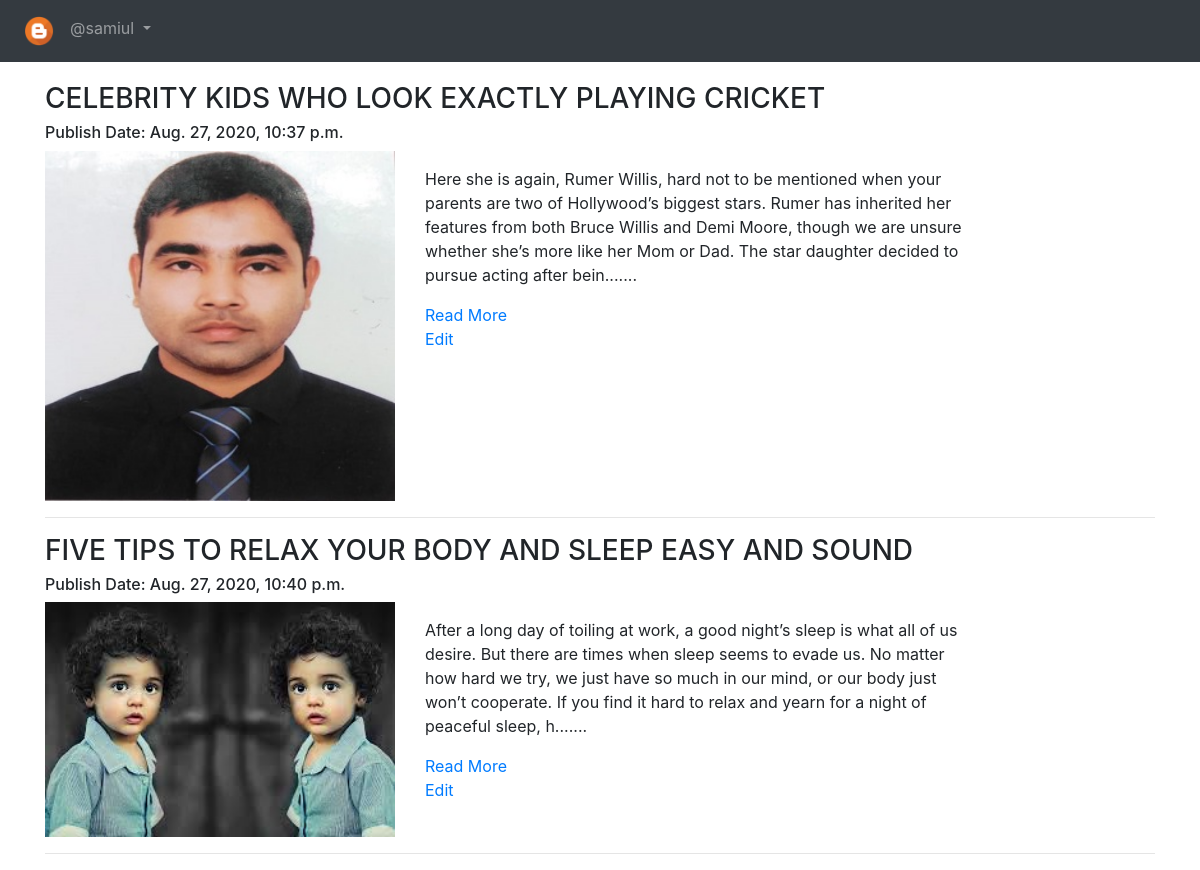
/blog/myblogs/ (signed in), run on the app's committed database.
### App_Blog/models.py (models this page shows, shortened)
class Blog(models.Model):
    author = models.ForeignKey(User, on_delete=models.CASCADE, related_name='post_author')
    blog_title = models.CharField(max_length=264, verbose_name='Put a Title')
    slug = models.SlugField(max_length=264, unique=True)
    blog_content = models.TextField(verbose_name='What is on Your Mind?')
    blog_image = models.ImageField(upload_to='blog_images', verbose_name='Image')
    publish_date = models.DateTimeField(auto_now_add=True)
    update_date = models.DateTimeField(auto_now=True)

### App_Blog/views.py (the view)
# urls.py: path('myblogs/', views.MyBlogs.as_view(), name='my_blogs'),
class MyBlogs(LoginRequiredMixin, TemplateView):
    template_name = 'App_Blog/my_blogs.html'

### App_Blog/templatetags/custom_filters.py (called while the page is built)
def range_filter(value):
    return value[0:300] + "......."

### templates/App_Blog/my_blogs.html (shortened to what this page needs)
{% extends 'base.html' %}
{% load custom_filters %}
{% block body_block %}
{% for blog in user.post_author.all %}
<h3>{{blog.blog_title}}</h3>
<h6>Publish Date: {{blog.publish_date}}</h6>
<div class="row">
  <div class="col-md-4">
    <img src="/media/{{blog.blog_image}}" alt="{{blog.blog_title}}" title="{{blog.blog_title}}" width="100%">
  </div>
  <div class="col-md-6">
    <p>{{blog.blog_content|range_filter|linebreaks}}</p>
    <a href="{% url 'App_Blog:blog_details' slug=blog.slug %}">Read More</a>
    <br>
    <a href="{% url 'App_Blog:edit_blog' pk=blog.pk %}">Edit</a>
  </div>
</div>
<hr>
{% endfor %}
{% endblock %}

### templates/base.html (shortened to what this page needs)
<!DOCTYPE html>
<html lang="en" dir="ltr">
  <head>
<link rel="stylesheet" href="https://maxcdn.bootstrapcdn.com/bootstrap/4.4.1/css/bootstrap.min.css">
<link rel="stylesheet" href="https://maxcdn.bootstrapcdn.com/font-awesome/4.6.3/css/font-awesome.min.css">
  </head>
  <body>
    <nav class="navbar navbar-expand-lg navbar-dark bg-dark">
        <ul class="navbar-nav mr-auto mt-2 mt-lg-0">
          <li class="nav-item active">
            <a class="nav-link glyphicon glyphicon-home" href="{% url 'index' %}"><img src="/media/logo.png" alt="" width="30px"></a>
          </li>
          {% if user.is_authenticated %}
          <div class="nav-item dropdown">
            <a class="nav-link dropdown-toggle" href="#" id="navbardrop" data-toggle="dropdown">
              @{{user.username}}
            </a>
          </div>
          {% endif %}
        </ul>
    </nav>
    <div class="container" style="padding-top:20px">
          {% block body_block %}
          {% endblock %}
    </div>
  </body>
</html>

### data on the page
Blog: blog_title "CELEBRITY KIDS WHO LOOK EXACTLY PLAYING CRICKET", publish_date "Aug. 27, 2020, 10:37 p.m.", blog_image (picture), blog_content|range_filter "Here she is again, Rumer Willis, hard not to be mentioned when your parents are two of Hollywood’s biggest stars. Rumer has inherited her features from both Bruce Willis and Demi Moore, though we are unsure whether she’s more like her Mom or Dad. The star daughter decided to pursue acting after bein......."
Blog: blog_title "FIVE TIPS TO RELAX YOUR BODY AND SLEEP EASY AND SOUND", publish_date "Aug. 27, 2020, 10:40 p.m.", blog_image (picture), blog_content|range_filter "After a long day of toiling at work, a good night’s sleep is what all of us desire. But there are times when sleep seems to evade us. No matter how hard we try, we just have so much in our mind, or our body just won’t cooperate. If you find it hard to relax and yearn for a night of peaceful sleep, h......."

### other printed values
{{ user.username }} "samiul"
